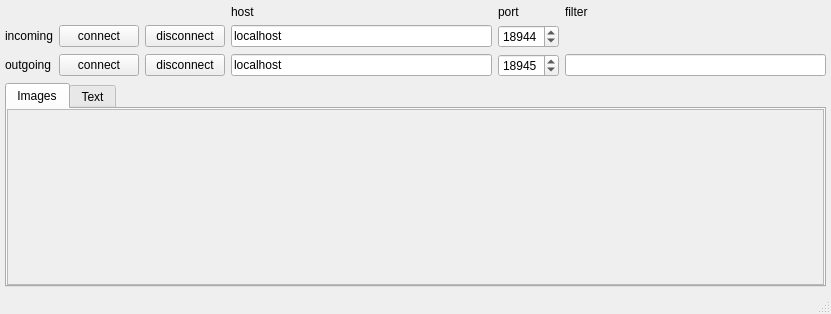
<?xml version="1.0" encoding="UTF-8"?>
<ui version="4.0">
 <class>NiftyLink</class>
 <widget class="QMainWindow" name="NiftyLink">
  <property name="geometry">
   <rect>
    <x>0</x>
    <y>0</y>
    <width>831</width>
    <height>314</height>
   </rect>
  </property>
  <property name="sizePolicy">
   <sizepolicy hsizetype="Fixed" vsizetype="Preferred">
    <horstretch>0</horstretch>
    <verstretch>0</verstretch>
   </sizepolicy>
  </property>
  <property name="windowTitle">
   <string>NiftyLink</string>
  </property>
  <widget class="QWidget" name="m_CentralWidget">
   <property name="sizePolicy">
    <sizepolicy hsizetype="Fixed" vsizetype="Preferred">
     <horstretch>0</horstretch>
     <verstretch>0</verstretch>
    </sizepolicy>
   </property>
   <property name="minimumSize">
    <size>
     <width>0</width>
     <height>125</height>
    </size>
   </property>
   <property name="maximumSize">
    <size>
     <width>16777215</width>
     <height>16777215</height>
    </size>
   </property>
   <layout class="QVBoxLayout" name="verticalLayout_2">
    <property name="leftMargin">
     <number>5</number>
    </property>
    <property name="topMargin">
     <number>5</number>
    </property>
    <property name="rightMargin">
     <number>5</number>
    </property>
    <property name="bottomMargin">
     <number>5</number>
    </property>
    <item>
     <layout class="QVBoxLayout" name="verticalLayout">
      <item>
       <layout class="QGridLayout" name="gridLayout">
        <item row="0" column="3">
         <widget class="QLabel" name="m_HostLabel">
          <property name="sizePolicy">
           <sizepolicy hsizetype="Preferred" vsizetype="Fixed">
            <horstretch>0</horstretch>
            <verstretch>0</verstretch>
           </sizepolicy>
          </property>
          <property name="layoutDirection">
           <enum>Qt::RightToLeft</enum>
          </property>
          <property name="text">
           <string>host</string>
          </property>
         </widget>
        </item>
        <item row="0" column="4">
         <widget class="QLabel" name="m_PortLabel">
          <property name="sizePolicy">
           <sizepolicy hsizetype="Preferred" vsizetype="Fixed">
            <horstretch>0</horstretch>
            <verstretch>0</verstretch>
           </sizepolicy>
          </property>
          <property name="text">
           <string>port</string>
          </property>
         </widget>
        </item>
        <item row="0" column="5">
         <widget class="QLabel" name="m_FilterLabel">
          <property name="sizePolicy">
           <sizepolicy hsizetype="Preferred" vsizetype="Fixed">
            <horstretch>0</horstretch>
            <verstretch>0</verstretch>
           </sizepolicy>
          </property>
          <property name="text">
           <string>filter</string>
          </property>
         </widget>
        </item>
        <item row="1" column="0">
         <widget class="QLabel" name="m_IncomingLabel">
          <property name="sizePolicy">
           <sizepolicy hsizetype="Preferred" vsizetype="Fixed">
            <horstretch>0</horstretch>
            <verstretch>0</verstretch>
           </sizepolicy>
          </property>
          <property name="text">
           <string>incoming</string>
          </property>
         </widget>
        </item>
        <item row="1" column="1">
         <widget class="QPushButton" name="m_IncomingConnect">
          <property name="toolTip">
           <string>connect to server for inbound messages</string>
          </property>
          <property name="text">
           <string>connect</string>
          </property>
         </widget>
        </item>
        <item row="1" column="2">
         <widget class="QPushButton" name="m_IncomingDisconnect">
          <property name="toolTip">
           <string>disconnect from server for inbound messages</string>
          </property>
          <property name="text">
           <string>disconnect</string>
          </property>
         </widget>
        </item>
        <item row="1" column="3">
         <widget class="QLineEdit" name="m_IncomingAddress">
          <property name="toolTip">
           <string>inbound host (name or IP)</string>
          </property>
          <property name="text">
           <string>localhost</string>
          </property>
         </widget>
        </item>
        <item row="1" column="4">
         <widget class="QSpinBox" name="m_IncomingPort">
          <property name="toolTip">
           <string>inbound port</string>
          </property>
          <property name="minimum">
           <number>1</number>
          </property>
          <property name="maximum">
           <number>99999</number>
          </property>
          <property name="value">
           <number>18944</number>
          </property>
         </widget>
        </item>
        <item row="2" column="0">
         <widget class="QLabel" name="m_OutgoingLabel">
          <property name="sizePolicy">
           <sizepolicy hsizetype="Preferred" vsizetype="Fixed">
            <horstretch>0</horstretch>
            <verstretch>0</verstretch>
           </sizepolicy>
          </property>
          <property name="text">
           <string>outgoing</string>
          </property>
         </widget>
        </item>
        <item row="2" column="1">
         <widget class="QPushButton" name="m_OutgoingConnect">
          <property name="toolTip">
           <string>connect to server for outgoing messages</string>
          </property>
          <property name="text">
           <string>connect</string>
          </property>
         </widget>
        </item>
        <item row="2" column="2">
         <widget class="QPushButton" name="m_OutgoingDisconnect">
          <property name="toolTip">
           <string>disconnect from server for outbound messages</string>
          </property>
          <property name="text">
           <string>disconnect</string>
          </property>
         </widget>
        </item>
        <item row="2" column="3">
         <widget class="QLineEdit" name="m_OutgoingAddress">
          <property name="toolTip">
           <string>outbound host (name or IP)</string>
          </property>
          <property name="text">
           <string>localhost</string>
          </property>
         </widget>
        </item>
        <item row="2" column="4">
         <widget class="QSpinBox" name="m_OutgoingPort">
          <property name="toolTip">
           <string>outbound port</string>
          </property>
          <property name="minimum">
           <number>1</number>
          </property>
          <property name="maximum">
           <number>99999</number>
          </property>
          <property name="value">
           <number>18945</number>
          </property>
         </widget>
        </item>
        <item row="2" column="5">
         <widget class="QLineEdit" name="m_OutgoingFilter">
          <property name="toolTip">
           <string>message type filter (IMAGE,TDATA,STRING etc)</string>
          </property>
         </widget>
        </item>
       </layout>
      </item>
      <item>
       <widget class="QTabWidget" name="tabWidget">
        <property name="currentIndex">
         <number>0</number>
        </property>
        <widget class="QWidget" name="m_ImageTab">
         <attribute name="title">
          <string>Images</string>
         </attribute>
         <layout class="QHBoxLayout" name="horizontalLayout_2">
          <property name="leftMargin">
           <number>0</number>
          </property>
          <property name="topMargin">
           <number>0</number>
          </property>
          <property name="rightMargin">
           <number>0</number>
          </property>
          <property name="bottomMargin">
           <number>0</number>
          </property>
          <item>
           <widget class="QScrollArea" name="m_ImageScrollArea">
            <property name="widgetResizable">
             <bool>true</bool>
            </property>
            <property name="alignment">
             <set>Qt::AlignCenter</set>
            </property>
            <widget class="QWidget" name="m_ImageScrollAreaContents">
             <property name="geometry">
              <rect>
               <x>0</x>
               <y>0</y>
               <width>811</width>
               <height>117</height>
              </rect>
             </property>
             <layout class="QHBoxLayout" name="horizontalLayout">
              <property name="leftMargin">
               <number>0</number>
              </property>
              <property name="topMargin">
               <number>0</number>
              </property>
              <property name="rightMargin">
               <number>0</number>
              </property>
              <property name="bottomMargin">
               <number>0</number>
              </property>
              <item>
               <widget class="QLabel" name="m_ImageLabel">
                <property name="text">
                 <string/>
                </property>
                <property name="alignment">
                 <set>Qt::AlignCenter</set>
                </property>
               </widget>
              </item>
             </layout>
            </widget>
           </widget>
          </item>
         </layout>
        </widget>
        <widget class="QWidget" name="m_TextTab">
         <attribute name="title">
          <string>Text</string>
         </attribute>
         <layout class="QHBoxLayout" name="horizontalLayout_3">
          <property name="leftMargin">
           <number>0</number>
          </property>
          <property name="topMargin">
           <number>0</number>
          </property>
          <property name="rightMargin">
           <number>0</number>
          </property>
          <property name="bottomMargin">
           <number>0</number>
          </property>
          <item>
           <widget class="QPlainTextEdit" name="m_TextEdit">
            <property name="undoRedoEnabled">
             <bool>false</bool>
            </property>
            <property name="readOnly">
             <bool>true</bool>
            </property>
            <property name="maximumBlockCount">
             <number>1000</number>
            </property>
           </widget>
          </item>
         </layout>
        </widget>
       </widget>
      </item>
     </layout>
    </item>
   </layout>
  </widget>
  <widget class="QMenuBar" name="menubar">
   <property name="geometry">
    <rect>
     <x>0</x>
     <y>0</y>
     <width>831</width>
     <height>22</height>
    </rect>
   </property>
  </widget>
  <widget class="QStatusBar" name="statusbar"/>
 </widget>
 <resources/>
 <connections/>
</ui>
